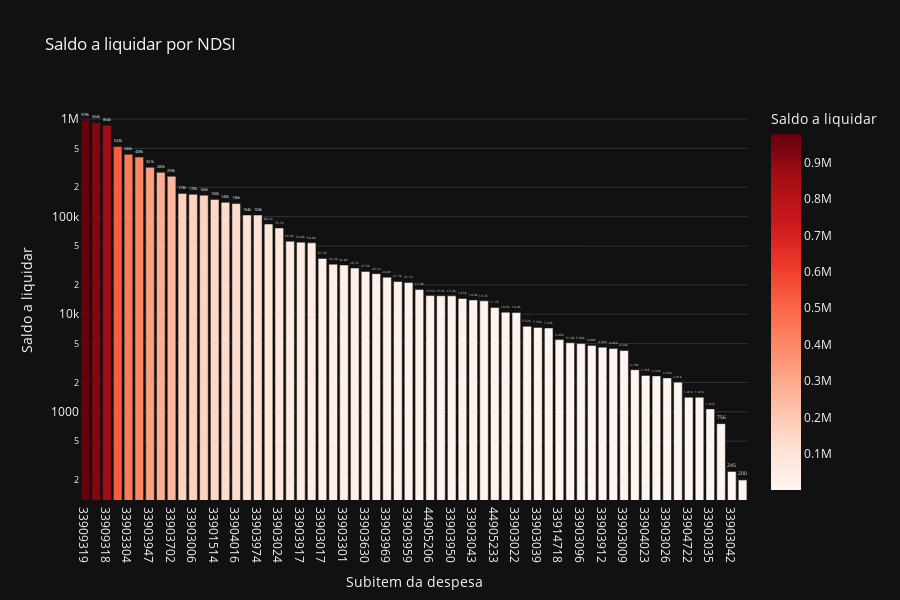

Notebook source saved alongside this figure:
### Code cell
# Saldo a liquidar por Subitem
cols = ['NDSI', 'A_LIQUIDAR']

df_aux = df.loc[:, cols].groupby('NDSI').sum().sort_values(by= 'A_LIQUIDAR', ascending=False).reset_index()
df_aux = df_aux[df_aux['A_LIQUIDAR'] > 0]
fig = px.bar(df_aux, 
             x='NDSI', 
             y='A_LIQUIDAR',
             title='Saldo a liquidar por NDSI',
             labels={'NDSI':'Subitem da despesa', 'A_LIQUIDAR':'Saldo a liquidar'},
             text_auto='.3s',
             height=600,
             log_y=True,
             color='A_LIQUIDAR',
             color_continuous_scale = 'reds',
             template='plotly_dark')
fig.update_traces(textposition = 'outside', cliponaxis = False, hovertemplate=None)
fig.update_layout(hovermode="x unified")

fig.show()

### Figure 1 — Plotly figure (JSON) as saved in the notebook; plotly's stock layout.template omitted (floating-point values rounded to 4 significant figures)
{"data": [{"alignmentgroup": "True", "cliponaxis": false, "legendgroup": "", "marker": {"color": [979300.0, 923600.0, 864263, 523100.0, 435643, 408500.0, 320700.0, 284800.0, 258900.0, 173210, 169500.0, 165990, 150400.0, 140200.0, 136200.0, 104000.0, 104000.0, 84140.0, 76660.0, 56000.0, 54790.0, 53970.0, 37260.0, 32590.0, 31980.0, 29740.0, 27470.0, 26069, 24001, 21660.0, 21130.0, 17910.0, 15520, 15460.0, 15450.0, 14500.0, 14000, 13720.0, 11740.0, 10494, 10410.0, 7524, 7331.0, 7229.0, 5494.0, 5096, 5000, 4795.0, 4600, 4449, 4242, 2702, 2359.0, 2335.0, 2226.0, 2015.0, 1408.0, 1408.0, 1072.0, 755.7, 245, 200], "coloraxis": "coloraxis", "pattern": {"shape": ""}}, "name": "", "offsetgroup": "", "orientation": "v", "showlegend": false, "textposition": "outside", "texttemplate": "%{y:.3s}", "type": "bar", "x": ["33909319", "33903309", "33909318", "33903916", "33903304", "33903007", "33903947", "33903943", "33903702", "33903922", "33903006", "33901516", "33901514", "33909302", "33904016", "33903302", "33903974", "33903004", "33903024", "33903307", "33903917", "44905238", "33903017", "33903011", "33903301", "33903946", "33903630", "33903920", "33903969", "33904012", "33903959", "33903944", "44905206", "33903914", "33903950", "44905234", "33903043", "33903958", "44905233", "33903025", "33903022", "44905210", "33903039", "44905236", "33914718", "33903034", "33903096", "44905228", "33903912", "44905242", "33903009", "33903028", "33904023", "44905239", "33903026", "33903001", "33904722", "44905212", "33903035", "33903996", "33903042", "33903036"], "xaxis": "x", "y": [979300.0, 923600.0, 864263, 523100.0, 435643, 408500.0, 320700.0, 284800.0, 258900.0, 173210, 169500.0, 165990, 150400.0, 140200.0, 136200.0, 104000.0, 104000.0, 84140.0, 76660.0, 56000.0, 54790.0, 53970.0, 37260.0, 32590.0, 31980.0, 29740.0, 27470.0, 26069, 24001, 21660.0, 21130.0, 17910.0, 15520, 15460.0, 15450.0, 14500.0, 14000, 13720.0, 11740.0, 10494, 10410.0, 7524, 7331.0, 7229.0, 5494.0, 5096, 5000, 4795.0, 4600, 4449, 4242, 2702, 2359.0, 2335.0, 2226.0, 2015.0, 1408.0, 1408.0, 1072.0, 755.7, 245, 200], "yaxis": "y"}], "layout": {"barmode": "relative", "coloraxis": {"colorbar": {"title": {"text": "Saldo a liquidar"}}, "colorscale": [[0, "rgb(255,245,240)"], [0.125, "rgb(254,224,210)"], [0.25, "rgb(252,187,161)"], [0.375, "rgb(252,146,114)"], [0.5, "rgb(251,106,74)"], [0.625, "rgb(239,59,44)"], [0.75, "rgb(203,24,29)"], [0.875, "rgb(165,15,21)"], [1, "rgb(103,0,13)"]]}, "height": 600, "hovermode": "x unified", "legend": {"tracegroupgap": 0}, "title": {"text": "Saldo a liquidar por NDSI"}, "xaxis": {"anchor": "y", "domain": [0, 1], "title": {"text": "Subitem da despesa"}}, "yaxis": {"anchor": "x", "domain": [0, 1], "title": {"text": "Saldo a liquidar"}, "type": "log"}}}
